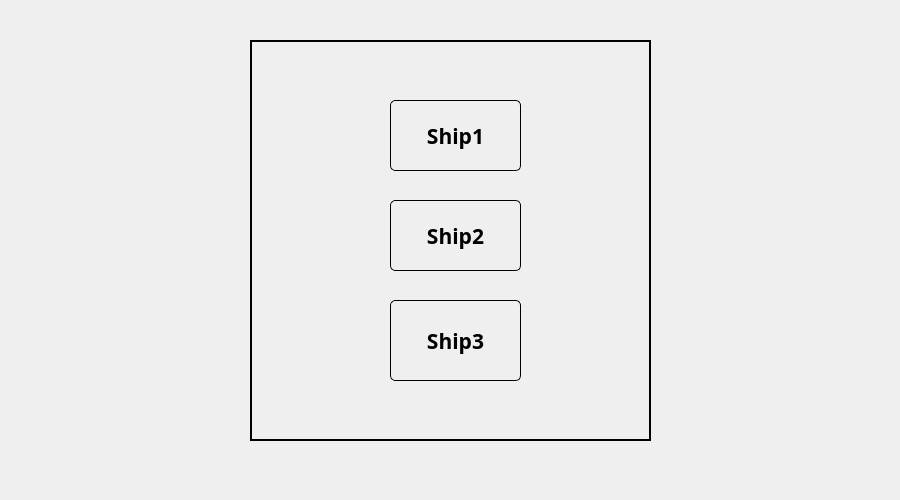
<?xml version="1.0" encoding="UTF-8"?>
<ui version="4.0">
 <class>PickYourShip</class>
 <widget class="QDialog" name="PickYourShip">
  <property name="geometry">
   <rect>
    <x>0</x>
    <y>0</y>
    <width>900</width>
    <height>500</height>
   </rect>
  </property>
  <property name="minimumSize">
   <size>
    <width>900</width>
    <height>500</height>
   </size>
  </property>
  <property name="maximumSize">
   <size>
    <width>900</width>
    <height>500</height>
   </size>
  </property>
  <property name="font">
   <font>
    <family>Jomolhari</family>
   </font>
  </property>
  <property name="windowTitle">
   <string>Dialog</string>
  </property>
  <property name="styleSheet">
   <string notr="true">QDialog{
  color:white;
  background-image:url(':/src/env/menus/Ships/images/underwater.jpg')
}

QLineEdit{
  color:#FFF;
  padding: 5px;
  background-color:#000;
}

QFrame{
  border: 2px solid#000;
  background-image:url(':/src/env/menus/Ships/images/steel.jpg')
}

QPushButton{
  color: black;
  border: 1px solid#000;
  border-radius:5px;
  padding: 5px;
  background-image:url(':/src/env/menus/Ships/images/metal_4.jpg')
}

QPushButton:hover {
  background: qradialgradient(cx: 0.3, cy: -0.4,fx: 0.3, fy: -0.4,radius: 1.35, stop: 0 #000, stop: 1 #808080);
}

 QPushButton:pressed {
background: qradialgradient(cx: 0.4, cy: -0.1,
fx: 0.4, fy: -0.1,
radius: 1.35, stop: 0 #000, stop: 1 #808080);
}</string>
  </property>
  <widget class="QFrame" name="frame">
   <property name="geometry">
    <rect>
     <x>250</x>
     <y>40</y>
     <width>401</width>
     <height>401</height>
    </rect>
   </property>
   <property name="font">
    <font>
     <family>Jomolhari</family>
     <pointsize>16</pointsize>
     <weight>75</weight>
     <bold>true</bold>
    </font>
   </property>
   <property name="frameShape">
    <enum>QFrame::StyledPanel</enum>
   </property>
   <property name="frameShadow">
    <enum>QFrame::Raised</enum>
   </property>
   <widget class="QPushButton" name="btnShip1">
    <property name="geometry">
     <rect>
      <x>140</x>
      <y>60</y>
      <width>131</width>
      <height>71</height>
     </rect>
    </property>
    <property name="font">
     <font>
      <family>Jomolhari</family>
      <pointsize>16</pointsize>
      <weight>75</weight>
      <bold>true</bold>
     </font>
    </property>
    <property name="text">
     <string>Ship1</string>
    </property>
    <property name="icon">
     <iconset resource="../../../../images.qrc">
      <normaloff>:/src/env/menus/Ships/images/old.png</normaloff>:/src/env/menus/Ships/images/old.png</iconset>
    </property>
    <property name="iconSize">
     <size>
      <width>50</width>
      <height>50</height>
     </size>
    </property>
   </widget>
   <widget class="QPushButton" name="btnShip2">
    <property name="geometry">
     <rect>
      <x>140</x>
      <y>160</y>
      <width>131</width>
      <height>71</height>
     </rect>
    </property>
    <property name="font">
     <font>
      <family>Jomolhari</family>
      <pointsize>16</pointsize>
      <weight>75</weight>
      <bold>true</bold>
     </font>
    </property>
    <property name="text">
     <string>Ship2</string>
    </property>
    <property name="icon">
     <iconset resource="../../../../images.qrc">
      <normaloff>:/src/env/menus/Ships/images/sub2.gif</normaloff>:/src/env/menus/Ships/images/sub2.gif</iconset>
    </property>
    <property name="iconSize">
     <size>
      <width>50</width>
      <height>50</height>
     </size>
    </property>
   </widget>
   <widget class="QPushButton" name="btnShip3">
    <property name="geometry">
     <rect>
      <x>140</x>
      <y>260</y>
      <width>131</width>
      <height>81</height>
     </rect>
    </property>
    <property name="font">
     <font>
      <family>Jomolhari</family>
      <pointsize>16</pointsize>
      <weight>75</weight>
      <bold>true</bold>
     </font>
    </property>
    <property name="text">
     <string>Ship3</string>
    </property>
    <property name="icon">
     <iconset resource="../../../../images.qrc">
      <normaloff>:/src/env/menus/Ships/images/canoe.gif</normaloff>:/src/env/menus/Ships/images/canoe.gif</iconset>
    </property>
    <property name="iconSize">
     <size>
      <width>50</width>
      <height>50</height>
     </size>
    </property>
   </widget>
  </widget>
 </widget>
 <resources>
  <include location="../../../../images.qrc"/>
 </resources>
 <connections/>
</ui>
